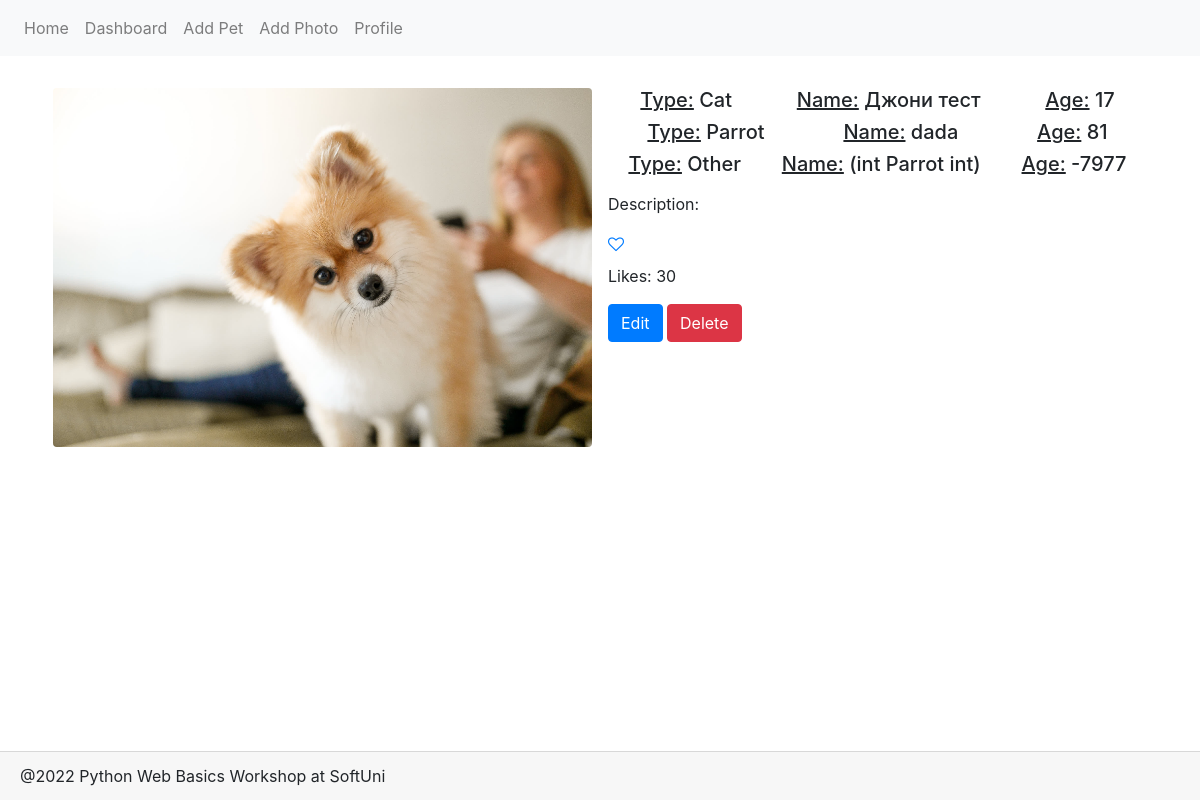
The app's page /photo/details/3/ with its own data.
### Petstagram/main_app/models.py (models this page shows, shortened)
class PetPhoto(models.Model):
    photo = models.ImageField(
        'Pet image',
        upload_to='images/',
    )
    tagged_pets = models.ManyToManyField(Pet)
    description = models.TextField(
        null=True,
        blank=True,
    )
    publication_date = models.DateTimeField(
        auto_now_add=True,
    )
    likes = models.IntegerField(
        default=0
    )

class Pet(models.Model):
    TYPES = [(x, x) for x in ("Cat", "Dog", "Bunny", "Parrot", "Fish", "Other")]
    name = models.CharField('Pet name', max_length=30)
    type = models.CharField(
        max_length=max(len(x) for (x, y) in TYPES),
        choices=TYPES
    )
    date_of_birth = models.DateField(
        'Day of birth',
        null=True,
        blank=True
    )
    user_profile = models.ForeignKey(
        Profile,
        on_delete=models.CASCADE,
    )
    @property
    def age(self):
        return datetime.datetime.now().year - self.date_of_birth.year
    class Meta:
        unique_together = ('user_profile', 'name')

### Petstagram/main_app/views/photos.py (the view)
# urls.py: path('photo/details/<str:pk>/', photo_details, name='photo_details'),
def photo_details(request, pk):
    phototo = PetPhoto.objects.get(id=pk)
    contex = {
        'phototo': phototo,
    }
    return render(request, 'photo_details.html', contex)

### Petstagram/main_app/templatetags/profiles.py (called while the page is built)
@register.simple_tag()
def has_profile():
    return Profile.objects.count() > 0

### Petstagram/main_app/templates/photo_details.html
{% extends 'base.html' %}
{% block page_content %}
    <div class="d-flex">
        <div class="d-inline p-2 w-50">
            <img src= '{{ phototo.photo.url }}'
                 class="w-100 rounded mx-auto d-block" alt="{{ phototo.description }}">
        </div>
        <div class="d-inline p-2 w-50">
            {% for pet in phototo.tagged_pets.all %}
                <div class="d-flex justify-content-around">
                    <h5><u>Type:</u> {{ pet.type }}</h5>
                    <h5><u>Name:</u> {{ pet.name }}</h5>
                    {% if pet.date_of_birth %}
                        <h5><u>Age:</u> {{ pet.age }}</h5>
                    {% endif %}
                </div>
            {% endfor %}
            <p class="mt-2">Description: {{ phototo.description }}</p>
            <a href="{% url 'like_photo' phototo.id %}"><i class="fa fa-heart-o" aria-hidden="true"></i></a>
            <p class="mt-2">Likes: {{ phototo.likes }}</p>
            <a href="{% url 'photo_edit' phototo.id %}" class="btn btn-primary">Edit</a>
            <a href="{% url 'photo_delete' phototo.id %}" class="btn btn-danger">Delete</a>
        </div>
    </div>
{% endblock %}

### records on screen
PetPhoto: photo (picture), likes "30"
Pet: type "Cat", name "Джони тест", age "17"
Pet: type "Parrot", name "dada", age "81"
Pet: type "Other", name "(int Parrot int)", age "-7977"
